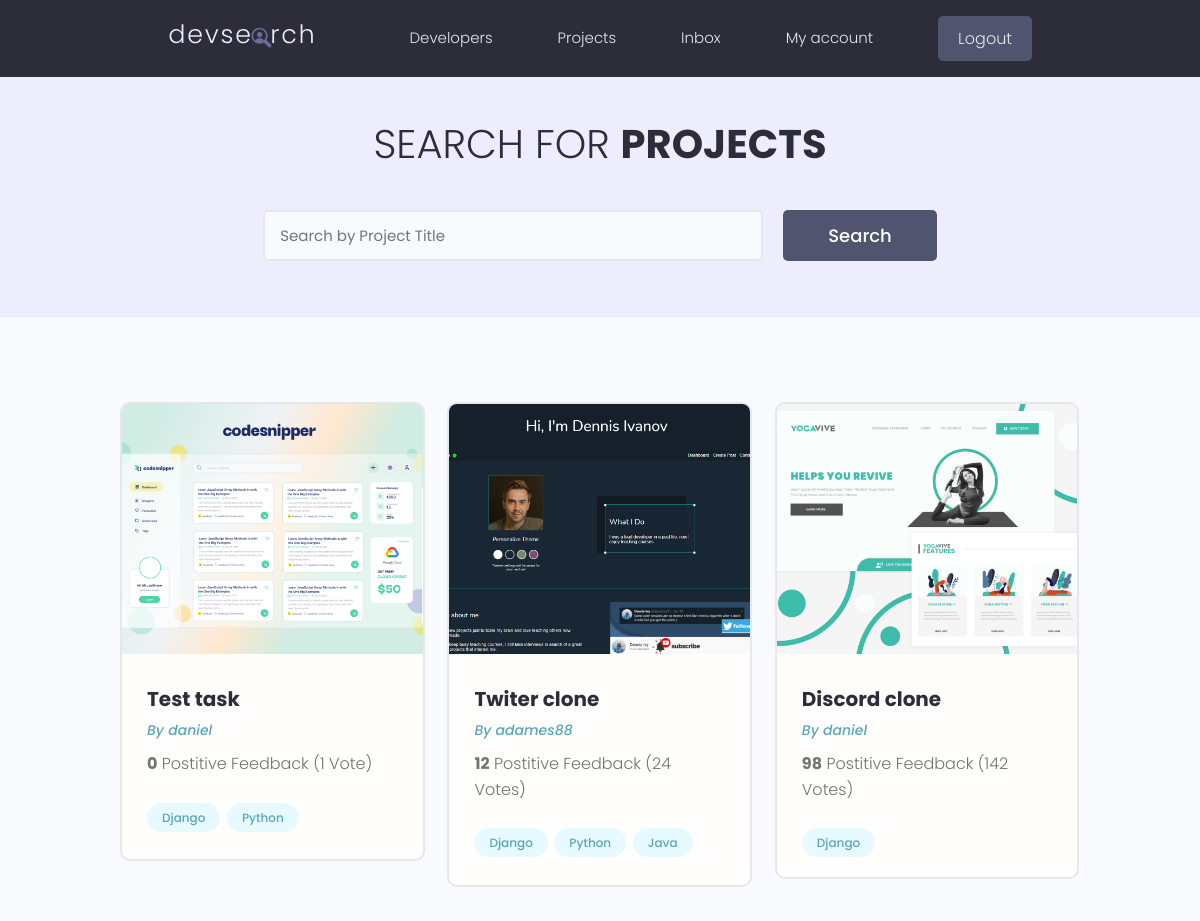
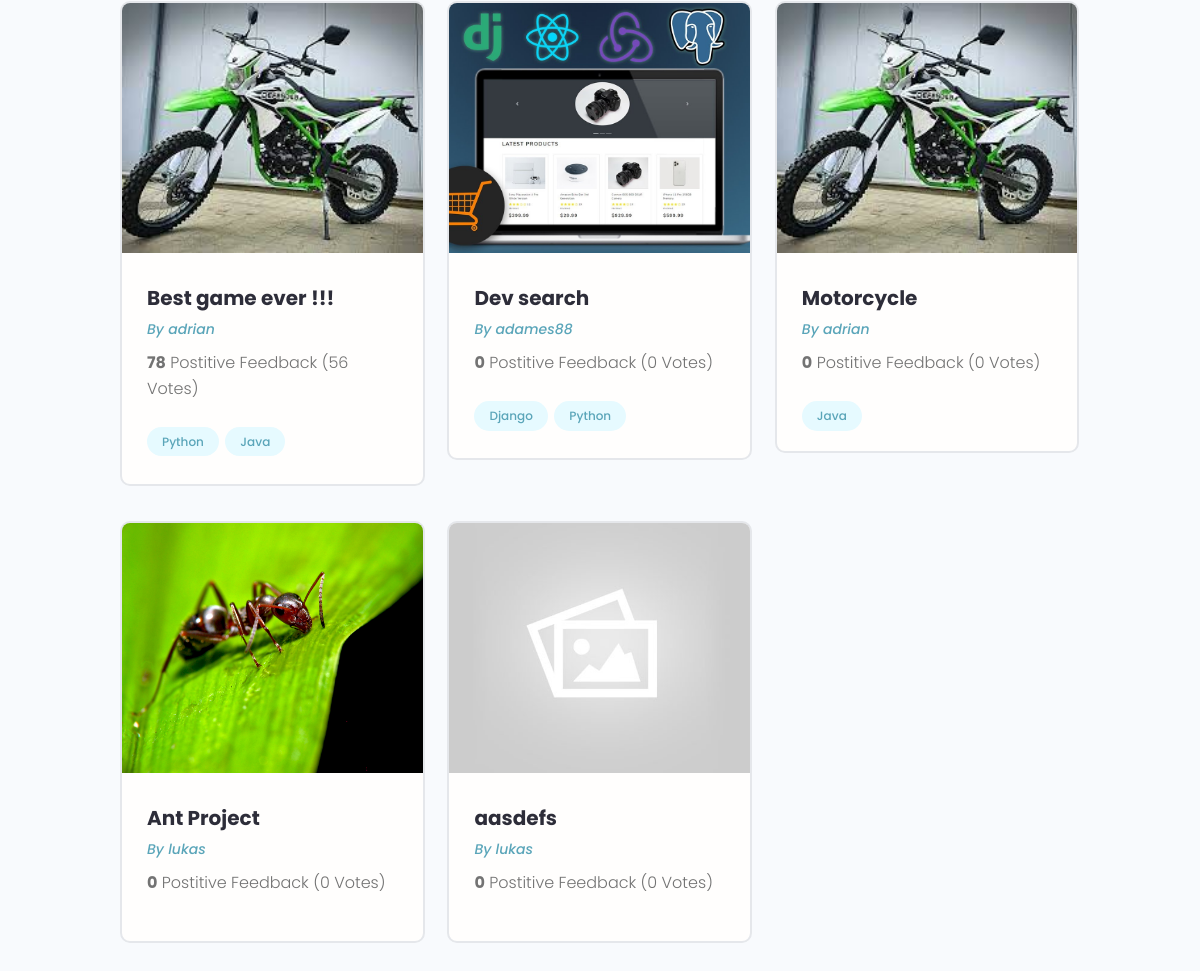
Page /projects/ (signed in) on the committed database (2 pictures, top to bottom).
### projects/models.py (models this page shows, shortened)
class Project(models.Model):
    id = models.UUIDField(default=uuid.uuid4, unique=True,
    primary_key=True, editable=False)
    owner = models.ForeignKey(Profile, on_delete=models.SET_NULL,null=True,blank=True)
    title = models.CharField(max_length=200)
    description = models.TextField(null=True, blank=True)
    featured_image = models.ImageField(null=True,blank=True, default="default.jpg")
    demo_link = models.CharField(max_length=2000,null=True,blank=True)
    source_link = models.CharField(max_length=2000,null=True,blank=True)
    tags = models.ManyToManyField("Tag",blank=True )
    vote_total = models.IntegerField(default=0, null=True,blank=True)
    vote_ratio = models.IntegerField(default=0, null=True,blank=True)
    created = models.DateTimeField(auto_now_add=True)
    updated = models.DateTimeField(auto_now=True)

class Tag (models.Model):
    id = models.UUIDField(default=uuid.uuid4, unique=True,
    primary_key=True, editable=False)
    name = models.CharField(max_length=200)
    created = models.DateTimeField(auto_now_add=True)
    def __str__(self):
        return self.name

### users/models.py (models this page shows)
class Profile(models.Model):
    id = models.UUIDField(default=uuid.uuid4, unique=True,
    primary_key=True, editable=False)
    user = models.OneToOneField(User, on_delete=models.CASCADE, null=True,blank=True)
    name = models.CharField(max_length=200, blank=True, null=True)
    username = models.CharField(max_length=200, blank=True, null=True)
    location = models.CharField(max_length=200, blank=True, null=True)
    email = models.EmailField(max_length=300, null= True, blank=True)
    short_info = models.CharField(max_length=200, blank=True, null=True)
    bio = models.TextField(blank=True, null=True)
    profile_image = models.ImageField(blank=True, null=True, upload_to="profiles/", default="profiles/user-default.png")
    social_github = models.CharField(max_length=200, blank=True, null=True)
    social_twitter = models.CharField(max_length=200, blank=True, null=True)
    social_linkedin = models.CharField(max_length=200, blank=True, null=True)
    social_youtube = models.CharField(max_length=200, blank=True, null=True)
    social_website = models.CharField(max_length=200, blank=True, null=True)
    social_stackoverflow = models.CharField(max_length=200, blank=True, null=True)
    created = models.DateTimeField(auto_now_add=True)
    def __str__(self):
        return str(self.username)

### projects/views.py (the view)
# urls.py: path("projects/",include("projects.urls")),
def projects (request):
    projects = Project.objects.all()
    context = {"projects":projects}
    return render(request, "projects/projects.html", context)

### projects/templates/projects/projects.html (shortened to what this page needs)
{% extends 'main.html' %}
{% block content %}
<main class="projects">
    <section class="hero-section text-center">
        <div class="container container--narrow">
            <div class="hero-section__box">
                <h2>Search for <span>Projects</span></h2>
            </div>
            <div class="hero-section__search">
                <form class="form" action="#" method="get">
                    <div class="form__field">
                        <input class="input input--text" id="formInput#search" type="text" name="text"
                            placeholder="Search by Project Title" />
                    </div>
                    <input class="btn btn--sub btn--lg" type="submit" value="Search" />
                </form>
            </div>
        </div>
    </section>
    <section class="projectsList">
        <div class="container">
            <div class="grid grid--three">
                {% for project in projects %}
                <div class="column">
                    <div class="card project">
                        <a href="{% url 'project' project.id %}" class="project">
                            <img class="project__thumbnail" src="{{ project.featured_image.url }}" alt="project thumbnail" />
                            <div class="card__body">
                                <h3 class="project__title">{{ project.title }}</h3>
                                <p><a class="project__author" href="{% url 'profile' project.owner.id %}">By {{ project.owner}}</a></p>
                                <p class="project--rating">
                                    <span style="font-weight: bold;">{{ project.vote_ratio }}</span> Postitive
                                    Feedback ({{ project.vote_total }} Vote{{ project.vote_total|pluralize:"s" }})
                                </p>
                                <div class="project__tags">
                                    {% for tag in project.tags.all %}
                                    <span class="tag tag--pill tag--main">
                                        <small>{{tag}}</small>
                                    </span>
                                    {% endfor %}
                                </div>
                            </div>
                        </a>
                    </div>
                </div>
                {% endfor %}
            </div>
        </div>
    </section>
</main>
{% endblock content %}

### static/styles/app.css (style rules this page uses)
:root { --color-sub: #2d2d39; }
.btn--sub { background-color: var(--color-sub-light); }
.card { border: 2px solid var(--color-light); }
img { width: 100%; }
.hero-section { height: 40vh; display: flex; align-items: center; background-color: var(--color-sub); }
.hero-section__box { margin-bottom: 4rem; }
.hero-section__box > h2, .hero-section__box > h2 > span { font-size: 4rem; color: var(--color-light); line-height: 1.3; text-transform: uppercase; }
.hero-section__box > h2 { font-weight: 300; }
.hero-section__box > h2 > span { font-weight: 700; }
.hero-section__search > .form { display: flex; align-items: center; justify-content: center; gap: 2rem; }
.hero-section__search > .form input.input--text { width: 50rem; }
.project__author { font-size: 1.4rem; font-style: italic; }
.project--rating { margin-bottom: 1.6em; margin-top: .5em; }
.projects > .hero-section { background: var(--color-sub-lighter); height: 30vh; }
.projects .hero-section__box { margin-bottom: 2.5rem; }
.projects .hero-section__box > h2 { color: var(--color-sub); }
.projects .hero-section__box > h2 > span { font-weight: 700; color: var(--color-sub); }
.projectsList { margin-top: 8rem; }
.project__thumbnail { height: 25rem; object-fit: cover; object-position: top center; }
.project__title { font-size: 2rem; font-weight: 700; color: var(--color-sub); }

### static/uikit/styles/modules/_variables.css (style rules this page uses)
:root { --color-main: #5aa5b9; --color-main-light: #e6faff; --color-sub: #3f4156; --color-sub-light: #51546e; --color-sub-lighter: #ededfd; --color-text: #737373; --color-gray: #8b8b8b; --color-light: #e5e7eb; --color-light-gray: #767676; --color-bg: #f8fafd; --color-white: #fffefd; --color-white-light: #f3f3f3; --color-success: #359e64; --color-success-bg: #def8e8; --color-error: #fc4b0b; --color-error-bg: #fff2ee; --font-base: 'Poppins', arial, helvetica, 'Segoe UI', roboto, ubuntu, sans-serif; --font-monospace: 'Fira Code', 'Courier New', courier, monospace; --font-regular: 300; --font-medium: 500; --font-bold: 700; --generic-shadow: 1px 1px 5px #00000010; --generic-transition: all 0.3s ease-in-out; }

### static/uikit/styles/modules/_base.css (style rules this page uses)
* { margin: 0; padding: 0; box-sizing: border-box; text-rendering: optimizeLegibility; color: inherit; font-size: inherit; }
html { font-size: 50%; }
@media only screen and (min-width: 480px) { html { font-size: 56.25%; } }
@media only screen and (min-width: 1200px) { html { font-size: 62.5%; } }
body { line-height: 1.6; font-weight: 400; font-size: 1.5rem; color: var(--color-text); background-color: var(--color-bg); min-height: 100vh; }

### static/uikit/styles/modules/_typography.css (style rules this page uses)
* { font-family: var(--font-base); }
h2 { font-size: 3.6rem; font-weight: var(--font-bold); }
h3 { font-size: 3.2rem; font-weight: var(--font-medium); }
p, span, strong { font-size: 1.6rem; color: var(--color-text); font-weight: var(--font-regular); }
a { padding-bottom: 2px; text-decoration: none; display: inline-block; color: var(--color-main); font-weight: var(--font-medium); }

### static/uikit/styles/modules/_utilities.css (style rules this page uses)
.container { width: 92%; max-width: 165rem; margin: 0 auto; box-sizing: border-box; }
.container--narrow { width: 92%; max-width: 120rem; }
@media screen and (min-width: 1000px) { .container { width: 90%; } }
@media screen and (min-width: 1000px) { .container--narrow { width: 85%; } }
@media screen and (min-width: 1200px) { .container { width: 80%; } }
@media screen and (min-width: 1200px) { .container--narrow { width: 72%; } }
.text-center { text-align: center; }

### static/uikit/styles/modules/_button.css (style rules this page uses)
.btn { display: inline-block; position: relative; cursor: pointer; background-color: var(--color-light); font-weight: var(--font-medium); color: var(--color-sub); text-decoration: none; padding: 1rem 2rem; border-radius: 0.5rem; border: none; width: -webkit-fit-content; width: -moz-fit-content; width: fit-content; height: -webkit-fit-content; height: -moz-fit-content; height: fit-content; font-size: 1.6rem; outline-width: 0; outline-color: transparent; -webkit-backface-visibility: hidden; backface-visibility: hidden; transition: all 0.3s ease-in-out; }
.btn--sub { background-color: var(--color-sub); color: var(--color-white); }
.btn--lg { font-size: 1.8rem; padding: 1.2rem 4.5rem; }

### static/uikit/styles/modules/_card.css (style rules this page uses)
.card { border-radius: 1rem; background-color: var(--color-white); border: 1.5px solid var(--color-light); width: auto; height: auto; margin-top: 0.5rem; margin-bottom: 0.5rem; overflow: hidden; }
.card__body, .card__header { padding: 2rem 2.5rem; }

### rows in the picture
Project: featured_image (picture), title "Test task", owner "daniel", vote_ratio "0", vote_total "1"
Tag: name "Django"
Tag: name "Python"
Project: featured_image (picture), title "Twiter clone", owner "adames88", vote_ratio "12", vote_total "24"
Tag: name "Java"
Project: featured_image (picture), title "Discord clone", owner "daniel", vote_ratio "98", vote_total "142"
Project: featured_image (picture), title "Best game ever !!!", owner "adrian", vote_ratio "78", vote_total "56"
Project: featured_image (picture), title "Dev search", owner "adames88", vote_ratio "0", vote_total "0"
Project: featured_image (picture), title "Motorcycle", owner "adrian", vote_ratio "0", vote_total "0"
Project: featured_image (picture), title "Ant Project", owner "lukas", vote_ratio "0", vote_total "0"
Project: featured_image (placeholder picture), title "aasdefs", owner "lukas", vote_ratio "0", vote_total "0"
